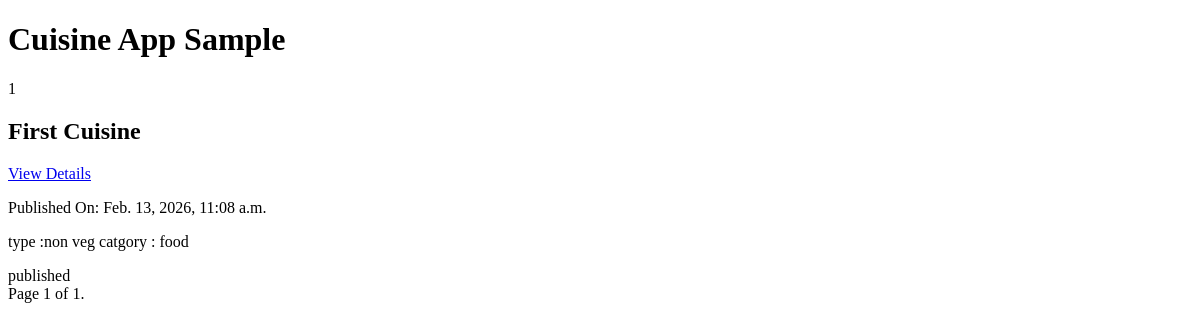
/first/cuisinelist, run on an earlier commit of the app's database.
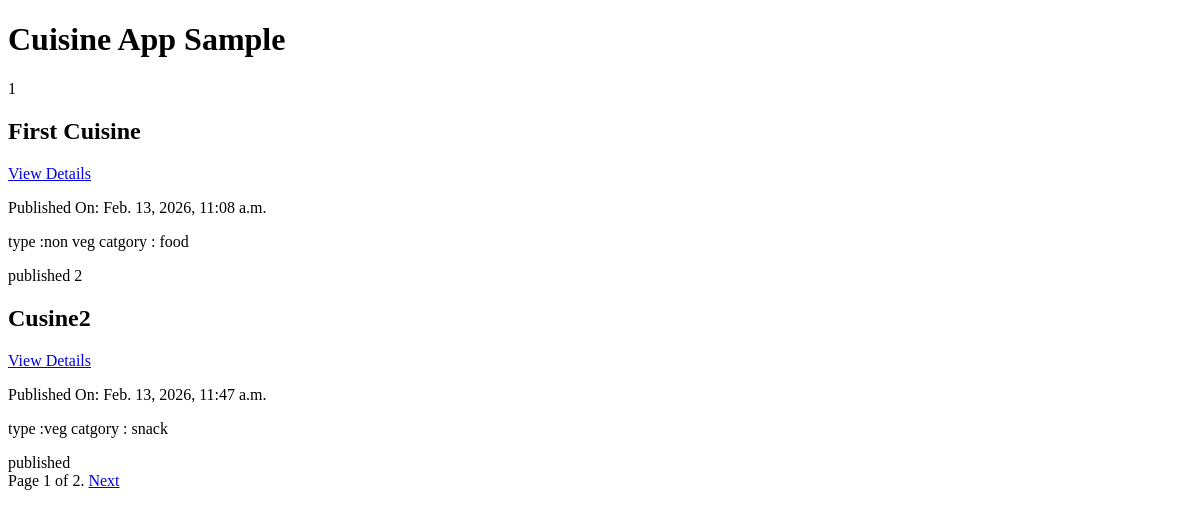
And on a later commit of the database.
### firstapp/models.py (models this page shows, shortened)
class Cuisine(models.Model):
    name = models.CharField(max_length=20)
    type = models.CharField(max_length=15,      choices = (('veg','Veg'),('non veg','NON Veg')),    default = 'non veg')
    catg = models.CharField(max_length=8,  choices=CATG_CHOICES,default = 'food')
    desc =models.TextField()
    author = models.ForeignKey(User,         related_name='cuisine_user',     on_delete=models.CASCADE)
    created = models.DateTimeField(auto_now_add=True)
    updated = models.DateTimeField(auto_now=True)
    status = models.CharField(max_length=10,
                             choices=STATUS_CHOICES,
                             default='draft')

### firstapp/views.py (the view)
# urls.py: path('cuisinelist',views.Cuisine_list,name='Cuisine_list'),
def Cuisine_list(request):
    objlist = Cuisine.objects.all()
    paginator = Paginator(objlist,2)  # 2 items in each page
    page = request.GET.get('page')
    try:
        cuisines = paginator.page(page)
    except PageNotAnInteger:
        cuisines= paginator.page(1)
    except EmptyPage:
        cuisines = paginator.page(paginator.num_pages)
    return render(request,"firstapp/cuisine_list.html",{'page':page,'cuisines':cuisines})

### firstapp/templates/firstapp/cuisine_list.html
{% extends "firstapp/base.html" %}
{% block content %}
<h1>Cuisine App Sample</h1>
{% for cuisine in cuisines%}
{{cuisine.id}}
<h2>{{cuisine.name}}</h2>
<a href="cuisineDetails/{{cuisine.id}}">View Details</a>
<p>Published On: {{cuisine.created}}</p>
<p>type  :{{cuisine.type}}
    catgory : {{cuisine.catg}}</p>
    {{cuisine.status}}
{% endfor %}
{% include "pagination.html" with page=cuisines %}
</div>
{% endblock %}

What changed in the data, as far as the page shows it:
added Cuisine: id "2", name "Cusine2", created "Feb. 13, 2026, 11:47 a.m.", type "veg", catg "snack", status "published"
Also different on the page:
{{ page.paginator.num_pages }}: "1" → "2"
text now shown: "Next"
